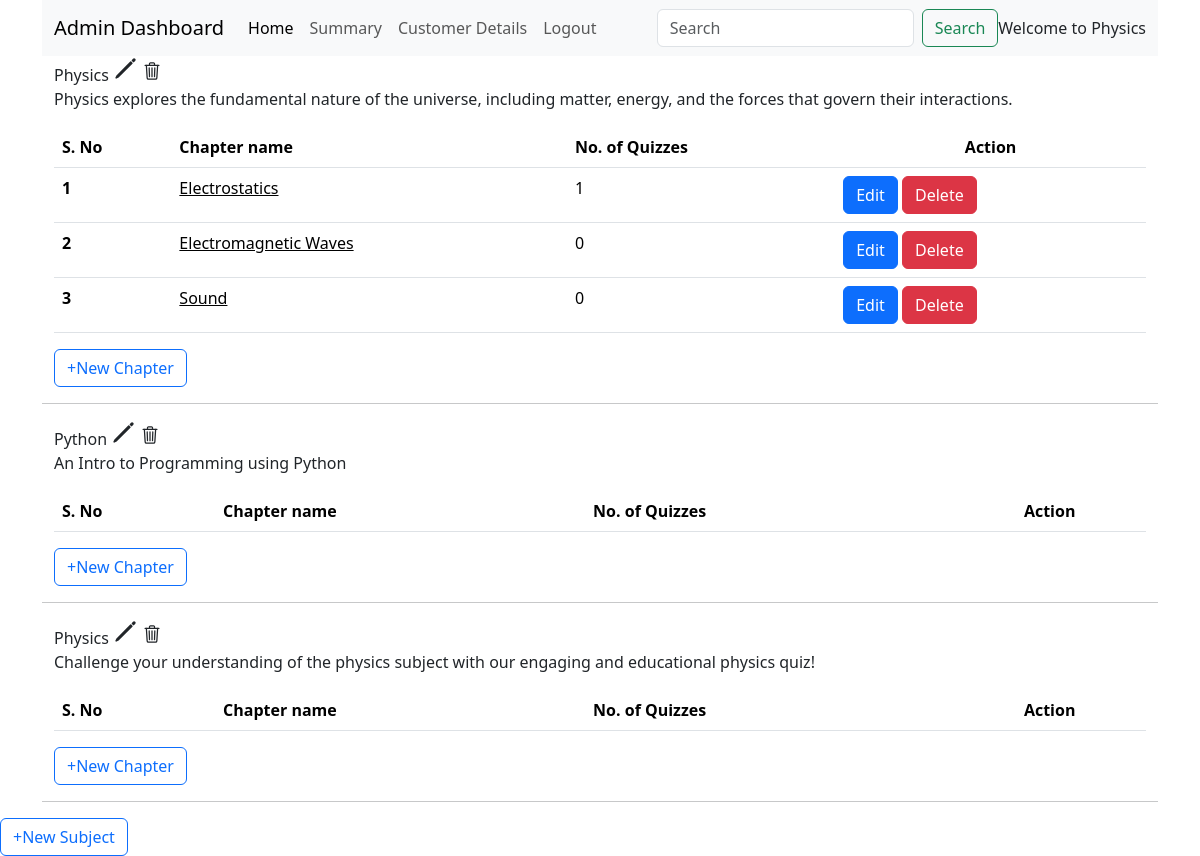
Screenshot of /admin_dashboard/Physics with the database file from the repository.
### backend/models.py (models this page shows)
class Subject(db.Model):
  __tablename__="subject"
  sub_id=db.Column(db.Integer, primary_key=True, nullable=False)
  name=db.Column(db.String, nullable=False)
  description=db.Column(db.String)
  chapters=db.relationship("Chapter", cascade="all,delete", backref="subject", lazy=True)

class Chapter(db.Model):
  __tablename__="chapter"
  ch_id=db.Column(db.Integer, primary_key=True, nullable=False)
  subject_id=db.Column(db.Integer, db.ForeignKey("subject.sub_id"), nullable=False)
  name=db.Column(db.String, nullable=False)
  description=db.Column(db.String)
  quizes=db.relationship("Quiz", cascade="all,delete", backref="chapter", lazy=True)

### backend/controllers.py (the view)
@app.route('/admin_dashboard/<name>', methods=["GET","POST"])
def admin_dashboard(name):
  if request.method=="GET":
    subjects = db.session.query(Subject).all()
    return render_template("admin_dashboard.html", name=name, subjects=subjects)

### templates/admin_dashboard.html (shortened to what this page needs)
<!DOCTYPE html>
<html lang="en">
<head>
  <link href="https://cdn.jsdelivr.net/npm/bootstrap@5.3.3/dist/css/bootstrap.min.css" rel="stylesheet">
  <link href="https://cdn.jsdelivr.net/npm/bootstrap-icons/font/bootstrap-icons.css" rel="stylesheet">
  <link href="/static/style/admin_dashboard.css" rel="stylesheet">
</head>
<body>
  <div class="container new-container">
    <nav class="navbar navbar-expand-lg bg-body-tertiary">
      <div class="container-fluid">
        <a class="navbar-brand" href="#">Admin Dashboard</a>
        <div class="collapse navbar-collapse" id="navbarSupportedContent">
          <ul class="navbar-nav me-auto mb-2 mb-lg-0">
            <li class="nav-item">
              <a class="nav-link active" aria-current="page" href="/admin_dashboard/{{name}}">Home</a>
            </li>
            <li class="nav-item">
              <a class="nav-link" href="#">Summary</a>
            </li>
            <li class="nav-item">
              <a class="nav-link" href="#">Customer Details</a>
            </li>
            <li class="nav-item">
              <a class="nav-link" onclick="window.location.href='/'">Logout</a>
            </li>
          </ul>
          <form class="d-flex" role="search" method="POST" action="">
            <input class="form-control me-2" type="search" placeholder="Search" aria-label="Search">
            <button class="btn btn-outline-success" type="submit">Search</button>
          </form>
          <span class="nav=text">
            Welcome to {{name}}
          </span>
        </div>
      </div>
    </nav>
    {% for subject in subjects %}
    <div class="container new-container">
      <div class="title">{{subject.name}}
        <a onclick="window.location.href='/admin_dashboard/{{subject.sub_id}}/edit_subject/{{name}}'" ><ion-icon name="pencil-outline" style="font-size: 25px;" ></ion-icon></a>
        <a onclick="window.location.href='/admin_dashboard/{{subject.sub_id}}/delete_subject/{{name}}'"><ion-icon name="trash-outline" style="font-size: 20px;"></ion-icon></a>
      </div>
      <div class="description">{{subject.description}}</div>
      <table class="table table-striped">
        <table class="table">
          <thead>
            <tr>
              <th scope="col">S. No</th>
              <th scope="col">Chapter name</th>
              <th scope="col">No. of Quizzes</th>
              <th scope="col" class="text-center">Action</th>
            </tr>
          </thead>
          <tbody>
            {% for chapter in subject.chapters %}
            <tr>
              <th scope="row">{{chapter.ch_id}}</th>
              <td id="clickable"><a onclick="window.location.href='/admin_dashboard/{{subject.sub_id}}/{{chapter.ch_id}}/{{name}}'">{{chapter.name}}</a></td>
              <td>{{chapter.quizes | length}}</td>
              <td><a onclick="window.location.href='/admin_dashboard/{{subject.sub_id}}/{{chapter.ch_id}}/edit_chapter/{{name}}'" type="button" class="btn btn-primary">Edit</a>
              <a onclick="window.location.href='/admin_dashboard/{{subject.sub_id}}/{{chapter.ch_id}}/delete_chapter/{{name}}'" type="button" class="btn btn-danger">Delete</a></td>
              {% endfor %}
            </tr>
          </tbody>
        </table>
        <a onclick="window.location.href='/admin_dashboard/{{subject.sub_id}}/new_chapter/{{name}}'" type="button" class="btn btn-outline-primary">+New Chapter</a>
      </table>
    </div>
    <hr />
    {% endfor %}
  </div>
  <a onclick="window.location.href='/admin_dashboard/new_subject/{{name}}'" type="button" class="btn btn-outline-primary">+New Subject</a>
</body>
</html>

### static/style/admin_dashboard.css (style rules this page uses)
#clickable { text-decoration: underline; cursor: pointer; }
li a { cursor: pointer; }

### rows the page displays
Subject: name "Physics", description "Physics explores the fundamental nature of the universe, including matter, energy, and the forces that govern their interactions."
Chapter: ch_id "1", name "Electrostatics", quizes|length "1"
Chapter: ch_id "2", name "Electromagnetic Waves", quizes|length "0"
Chapter: ch_id "3", name "Sound", quizes|length "0"
Subject: name "Python", description "An Intro to Programming using Python"
Subject: name "Physics", description "Challenge your understanding of the physics subject with our engaging and educational physics quiz!"

### other values shown
{{ name }} "Physics"
